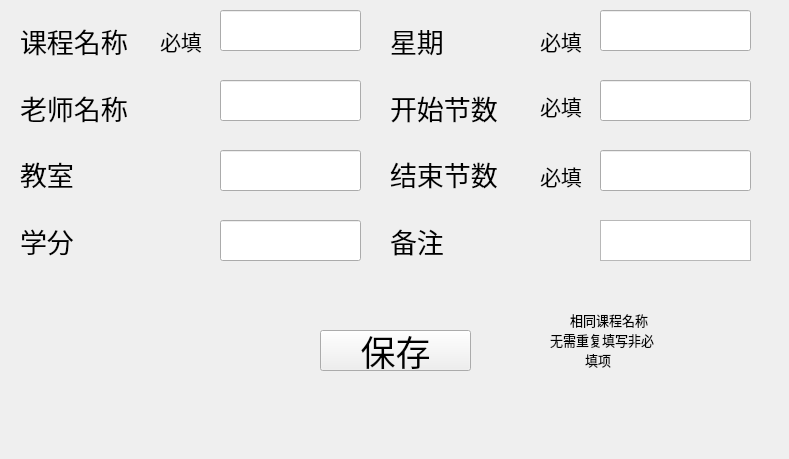
     <widget class="QWidget" name="CSadd">
      <widget class="QWidget" name="verticalLayoutWidget_3">
       <property name="geometry">
        <rect>
         <x>20</x>
         <y>10</y>
         <width>131</width>
         <height>261</height>
        </rect>
       </property>
       <layout class="QVBoxLayout" name="verticalLayout_5">
        <item>
         <widget class="QLabel" name="label_2">
          <property name="font">
           <font>
            <family>华文行楷</family>
            <pointsize>20</pointsize>
           </font>
          </property>
          <property name="text">
           <string>课程名称</string>
          </property>
         </widget>
        </item>
        <item>
         <widget class="QLabel" name="label_3">
          <property name="font">
           <font>
            <family>华文行楷</family>
            <pointsize>20</pointsize>
           </font>
          </property>
          <property name="text">
           <string>老师名称</string>
          </property>
         </widget>
        </item>
        <item>
         <widget class="QLabel" name="label_6">
          <property name="font">
           <font>
            <family>华文行楷</family>
            <pointsize>20</pointsize>
           </font>
          </property>
          <property name="text">
           <string>教室</string>
          </property>
         </widget>
        </item>
        <item>
         <widget class="QLabel" name="label_9">
          <property name="font">
           <font>
            <family>华文行楷</family>
            <pointsize>20</pointsize>
           </font>
          </property>
          <property name="text">
           <string>学分</string>
          </property>
         </widget>
        </item>
       </layout>
      </widget>
      <widget class="QWidget" name="verticalLayoutWidget_4">
       <property name="geometry">
        <rect>
         <x>390</x>
         <y>10</y>
         <width>131</width>
         <height>261</height>
        </rect>
       </property>
       <layout class="QVBoxLayout" name="verticalLayout_6">
        <item>
         <widget class="QLabel" name="label_10">
          <property name="font">
           <font>
            <family>华文行楷</family>
            <pointsize>20</pointsize>
           </font>
          </property>
          <property name="text">
           <string>星期</string>
          </property>
         </widget>
        </item>
        <item>
         <widget class="QLabel" name="label_11">
          <property name="font">
           <font>
            <family>华文行楷</family>
            <pointsize>20</pointsize>
           </font>
          </property>
          <property name="text">
           <string>开始节数</string>
          </property>
         </widget>
        </item>
        <item>
         <widget class="QLabel" name="label_12">
          <property name="font">
           <font>
            <family>华文行楷</family>
            <pointsize>20</pointsize>
           </font>
          </property>
          <property name="text">
           <string>结束节数</string>
          </property>
         </widget>
        </item>
        <item>
         <widget class="QLabel" name="label_13">
          <property name="font">
           <font>
            <family>华文行楷</family>
            <pointsize>20</pointsize>
           </font>
          </property>
          <property name="text">
           <string>备注</string>
          </property>
         </widget>
        </item>
       </layout>
      </widget>
      <widget class="QLineEdit" name="csnameedit">
       <property name="geometry">
        <rect>
         <x>220</x>
         <y>10</y>
         <width>141</width>
         <height>41</height>
        </rect>
       </property>
      </widget>
      <widget class="QLineEdit" name="teachedit">
       <property name="geometry">
        <rect>
         <x>220</x>
         <y>80</y>
         <width>141</width>
         <height>41</height>
        </rect>
       </property>
      </widget>
      <widget class="QLineEdit" name="roomedit">
       <property name="geometry">
        <rect>
         <x>220</x>
         <y>150</y>
         <width>141</width>
         <height>41</height>
        </rect>
       </property>
      </widget>
      <widget class="QLineEdit" name="scoreedit">
       <property name="geometry">
        <rect>
         <x>220</x>
         <y>220</y>
         <width>141</width>
         <height>41</height>
        </rect>
       </property>
      </widget>
      <widget class="QLineEdit" name="Xedit">
       <property name="geometry">
        <rect>
         <x>600</x>
         <y>10</y>
         <width>151</width>
         <height>41</height>
        </rect>
       </property>
      </widget>
      <widget class="QLineEdit" name="Y1edit">
       <property name="geometry">
        <rect>
         <x>600</x>
         <y>80</y>
         <width>151</width>
         <height>41</height>
        </rect>
       </property>
      </widget>
      <widget class="QLineEdit" name="Y2edit">
       <property name="geometry">
        <rect>
         <x>600</x>
         <y>150</y>
         <width>151</width>
         <height>41</height>
        </rect>
       </property>
      </widget>
      <widget class="QPushButton" name="savecourse">
       <property name="geometry">
        <rect>
         <x>320</x>
         <y>330</y>
         <width>151</width>
         <height>41</height>
        </rect>
       </property>
       <property name="font">
        <font>
         <family>华文行楷</family>
         <pointsize>26</pointsize>
        </font>
       </property>
       <property name="text">
        <string>保存</string>
       </property>
      </widget>
      <widget class="QTextEdit" name="noteedit">
       <property name="geometry">
        <rect>
         <x>600</x>
         <y>220</y>
         <width>151</width>
         <height>41</height>
        </rect>
       </property>
      </widget>
      <widget class="QLabel" name="label_16">
       <property name="geometry">
        <rect>
         <x>570</x>
         <y>310</y>
         <width>81</width>
         <height>20</height>
        </rect>
       </property>
       <property name="font">
        <font>
         <family>华文新魏</family>
         <pointsize>10</pointsize>
        </font>
       </property>
       <property name="autoFillBackground">
        <bool>false</bool>
       </property>
       <property name="styleSheet">
        <string notr="true">background-color: transparent;</string>
       </property>
       <property name="text">
        <string>相同课程名称</string>
       </property>
      </widget>
      <widget class="QLabel" name="label_17">
       <property name="geometry">
        <rect>
         <x>550</x>
         <y>330</y>
         <width>111</width>
         <height>20</height>
        </rect>
       </property>
       <property name="font">
        <font>
         <family>华文新魏</family>
         <pointsize>10</pointsize>
        </font>
       </property>
       <property name="autoFillBackground">
        <bool>false</bool>
       </property>
       <property name="styleSheet">
        <string notr="true">background-color: transparent;</string>
       </property>
       <property name="text">
        <string>无需重复填写非必</string>
       </property>
      </widget>
      <widget class="QLabel" name="label_18">
       <property name="geometry">
        <rect>
         <x>585</x>
         <y>350</y>
         <width>31</width>
         <height>20</height>
        </rect>
       </property>
       <property name="font">
        <font>
         <family>华文新魏</family>
         <pointsize>10</pointsize>
        </font>
       </property>
       <property name="autoFillBackground">
        <bool>false</bool>
       </property>
       <property name="styleSheet">
        <string notr="true">background-color: transparent;</string>
       </property>
       <property name="text">
        <string>填项</string>
       </property>
      </widget>
      <widget class="QLabel" name="mustname_3">
       <property name="geometry">
        <rect>
         <x>540</x>
         <y>160</y>
         <width>51</width>
         <height>31</height>
        </rect>
       </property>
       <property name="font">
        <font>
         <family>华文行楷</family>
         <pointsize>16</pointsize>
        </font>
       </property>
       <property name="text">
        <string>必填</string>
       </property>
      </widget>
      <widget class="QLabel" name="mustname_4">
       <property name="geometry">
        <rect>
         <x>540</x>
         <y>90</y>
         <width>51</width>
         <height>31</height>
        </rect>
       </property>
       <property name="font">
        <font>
         <family>华文行楷</family>
         <pointsize>16</pointsize>
        </font>
       </property>
       <property name="text">
        <string>必填</string>
       </property>
      </widget>
      <widget class="QLabel" name="mustname_5">
       <property name="geometry">
        <rect>
         <x>540</x>
         <y>25</y>
         <width>51</width>
         <height>31</height>
        </rect>
       </property>
       <property name="font">
        <font>
         <family>华文行楷</family>
         <pointsize>16</pointsize>
        </font>
       </property>
       <property name="text">
        <string>必填</string>
       </property>
      </widget>
      <widget class="QLabel" name="mustname_2">
       <property name="geometry">
        <rect>
         <x>160</x>
         <y>25</y>
         <width>51</width>
         <height>31</height>
        </rect>
       </property>
       <property name="font">
        <font>
         <family>华文行楷</family>
         <pointsize>16</pointsize>
        </font>
       </property>
       <property name="text">
        <string>必填</string>
       </property>
      </widget>
      <widget class="QLabel" name="huaxiaoke">
       <property name="geometry">
        <rect>
         <x>680</x>
         <y>350</y>
         <width>100</width>
         <height>100</height>
        </rect>
       </property>
       <property name="styleSheet">
        <string notr="true">background-image: url(:/image/whuhhxk.jpg);</string>
       </property>
       <property name="text">
        <string/>
       </property>
      </widget>
      <widget class="QLabel" name="label">
       <property name="geometry">
        <rect>
         <x>530</x>
         <y>270</y>
         <width>151</width>
         <height>150</height>
        </rect>
       </property>
       <property name="styleSheet">
        <string notr="true">background-image: url(:/image/qipao.jpg);</string>
       </property>
       <property name="text">
        <string/>
       </property>
      </widget>
      <zorder>label</zorder>
      <zorder>verticalLayoutWidget_3</zorder>
      <zorder>verticalLayoutWidget_4</zorder>
      <zorder>csnameedit</zorder>
      <zorder>teachedit</zorder>
      <zorder>roomedit</zorder>
      <zorder>scoreedit</zorder>
      <zorder>Xedit</zorder>
      <zorder>Y1edit</zorder>
      <zorder>Y2edit</zorder>
      <zorder>savecourse</zorder>
      <zorder>noteedit</zorder>
      <zorder>label_16</zorder>
      <zorder>label_17</zorder>
      <zorder>label_18</zorder>
      <zorder>mustname_3</zorder>
      <zorder>mustname_4</zorder>
      <zorder>mustname_5</zorder>
      <zorder>mustname_2</zorder>
      <zorder>huaxiaoke</zorder>
     </widget>
